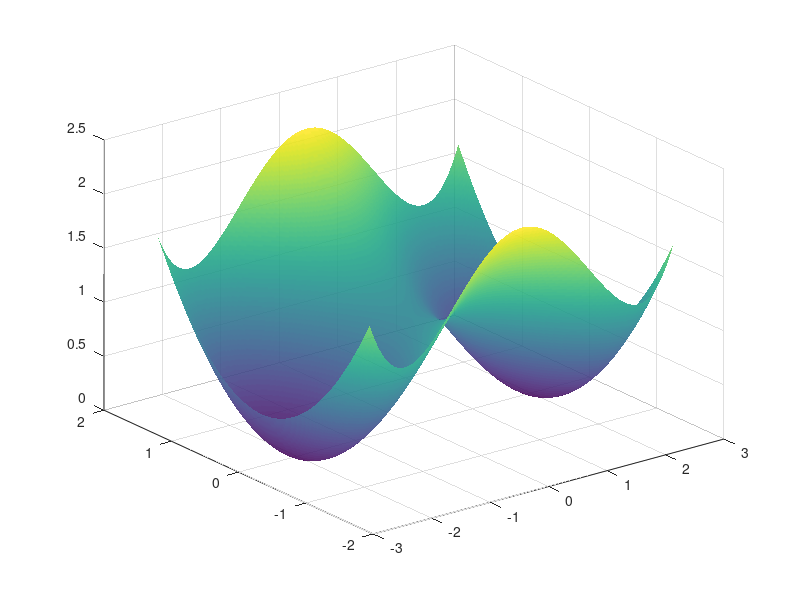

Recreate this plot in MATLAB. (Note: this script raises an error after producing the figure.)
%% 2D bistable ecosystem potential: surface and gradient-descent trajectories
%
%   Phenomenological double-well potential (cusp catastrophe normal form):
%
%       V(x, y; b) = (x² - b)² / (4b)  +  c · y²
%
%   This is the normal form of the fold/cusp catastrophe widely used in
%   ecology to model regime shifts and bistability (Zeeman 1976, May 1977,
%   Scheffer et al. 2001).  The bifurcation parameter b controls the
%   number and position of stable states:
%     b > 0  →  two stable states at x* = ±√b  (bistable)
%     b = 0  →  fold bifurcation (one degenerate equilibrium)
%     b < 0  →  one stable state at x* = 0 (monostable)
%
%   Here b = 4, c = 0.5:
%       V(x, y) = (x² - 4)² / 16  +  y² / 2
%
%   x = normalised ecosystem state (e.g. vegetation cover, fish biomass)
%   y = environmental fluctuation  (e.g. soil moisture, turbidity)
%
%   Equilibria:
%     Stable (local minima):  (±2, 0),  V = 0
%     Unstable (saddle):       ( 0, 0),  V = 1
%
%   ODE system (gradient descent on V):
%       dx/dt = -∂V/∂x =  x - x³/4   [≡ x(1 - x²/4)]
%       dy/dt = -∂V/∂y = -y
%
%   References:
%     Zeeman (1976) Catastrophe theory. Sci. Am. 234, 65-83.
%     May (1977) Thresholds and breakpoints. Nature 269, 471-477.
%     Scheffer et al. (2001) Catastrophic shifts. Nature 413, 591-596.
%
%   Saves: plots/double_well_potential.pdf

%% ── Parameters ──────────────────────────────────────────────────────────

b = 4;      % bifurcation parameter — stable states at x* = ±√b = ±2
c = 0.5;    % y-curvature coefficient

x_vec = linspace(-2.6, 2.6, 300);   % state-variable grid
y_vec = linspace(-1.6, 1.6, 300);   % environmental-variable grid

tspan = [0, 6];                      % integration window

%% ── Potential and partial derivatives (anonymous functions) ──────────────

% V(x,y) = (x²-b)²/(4b) + c·y²
V    = @(x, y)   (x.^2 - b).^2 ./ (4*b)  +  c .* y.^2;

% ∂V/∂x = x(x²-b)/b  [= x³/b - x]
dVdx = @(x, y)   x .* (x.^2 - b) ./ b;

% ∂V/∂y = 2c·y
dVdy = @(x, y)   2*c .* y;

% 2D ODE:  [dx/dt; dy/dt] = -∇V
odefun = @(t, u) [ -dVdx(u(1), u(2)); ...
                   -dVdy(u(1), u(2)) ];

%% ── ODE solver options ───────────────────────────────────────────────────

odeOpts = odeset('RelTol', 1e-8, 'AbsTol', 1e-10);

%% ── Equilibria ───────────────────────────────────────────────────────────
% Analytical: ∇V = 0  →  x(x²-b)/b = 0  AND  2c·y = 0
%   Stable   (local minima, ∂²V/∂x²>0): (±√b, 0) = (±2, 0),  V = 0
%   Unstable (saddle,       ∂²V/∂x²<0): (  0,  0),            V = 1

eq_stable   = [ sqrt(b), 0 ; -sqrt(b), 0 ];   % [x, y] rows
eq_unstable = [ 0,       0 ];

fprintf('\n── Equilibria ──────────────────────────────────────────────\n');
for k = 1 : size(eq_stable, 1)
    fprintf('  Stable   (x*, y*) = (%+.4f, %+.4f)   V = %.4f\n', ...
            eq_stable(k,1), eq_stable(k,2), ...
            V(eq_stable(k,1), eq_stable(k,2)));
end
for k = 1 : size(eq_unstable, 1)
    fprintf('  Unstable (x*, y*) = (%+.4f, %+.4f)   V = %.4f\n', ...
            eq_unstable(k,1), eq_unstable(k,2), ...
            V(eq_unstable(k,1), eq_unstable(k,2)));
end
fprintf('────────────────────────────────────────────────────────────\n\n');

%% ── Trajectories ─────────────────────────────────────────────────────────

% Basin colours (matching MSS_figs.mlx palette)
col_right = [0.5059, 0.6078, 0.4039];   % green  — right basin (x0 > 0)
col_left  = [0.7137, 0.6353, 0.4118];   % brown  — left  basin (x0 < 0)

% 14 initial conditions as explicit [x0, y0] rows.
% Symmetric layout: 6 far-field (±2.2, ±1.4) × 2 y-levels,
% plus 2 near-saddle ICs that hug the separatrix.
ICs = [ ...
   -2.2, -1.0;   -2.2,  1.0; ...   % far left,  both y
   -1.4, -1.0;   -1.4,  1.0; ...   % mid left,  both y
   -0.6, -1.0;   -0.6,  1.0; ...   % near left, both y
    0.6, -1.0;    0.6,  1.0; ...   % near right,both y
    1.4, -1.0;    1.4,  1.0; ...   % mid right, both y
    2.2, -1.0;    2.2,  1.0; ...   % far right, both y
   -0.2,  0.0;    0.2,  0.0  ...   % on y=0, near separatrix
];  % 14 rows total

traj_all = {};

for k = 1 : size(ICs, 1)
    u0      = ICs(k, :).';
    [~, uu] = ode45(odefun, tspan, u0, odeOpts);

    tr.x      = uu(:, 1);
    tr.y      = uu(:, 2);
    tr.V      = V(uu(:,1), uu(:,2));
    tr.col    = col_right * (ICs(k,1) >= 0) + col_left * (ICs(k,1) < 0);
    tr.col_dk = tr.col * 0.60;   % darkened shade for the directional arrow
    traj_all{end+1} = tr;    %#ok<AGROW>
end

%% ── Shared publication style ─────────────────────────────────────────────

FS  = 22;             % base font size (pt)
LW  = 2.0;            % trajectory line width
FN  = 'Helvetica';    % axis font

red_col = [0.85 0.07 0.07];   % stable equilibrium marker
blk_col = [0    0    0   ];   % unstable equilibrium marker
MS  = 10;                     % marker size (pt)

%% ── Figure ───────────────────────────────────────────────────────────────

fig = figure('Units', 'centimeters', 'Position', [3 3 18 13], 'Color', 'w');
ax  = axes('Parent', fig);

% ─ 3D potential surface ───────────────────────────────────────────────────
[X_grid, Y_grid] = meshgrid(x_vec, y_vec);
V_surf = V(X_grid, Y_grid);

surf(X_grid, Y_grid, V_surf, 'EdgeColor', 'none', 'FaceAlpha', 0.88);
shading interp
colormap(ax, flipud(parula));
hold on;

% ─ Trajectories with directional arrows ──────────────────────────────────
lift      = 0.04;    % z-offset for trajectory lines above surface
lift_arr  = 0.22;    % z-offset for arrows (higher so tips clear the surface)
arrow_len = 0.55;    % uniform arrow length in (x,y) data units

for k = 1 : numel(traj_all)
    tr = traj_all{k};
    n  = length(tr.x);

    % Trajectory line
    plot3(tr.x, tr.y, tr.V + lift, '-', ...
          'Color', tr.col, 'LineWidth', LW);

    % IC marker
    plot3(tr.x(1), tr.y(1), tr.V(1) + lift, 'o', ...
          'Color', tr.col, 'MarkerFaceColor', tr.col, ...
          'MarkerSize', 5, 'LineWidth', 1.0);

    % Directional arrow — placed at ~30 % along the trajectory.
    % Projected onto the (x,y) plane at a fixed z height so the tip
    % never dips into the surface regardless of trajectory slope.
    if n < 6; continue; end
    idx = max(3, round(n * 0.30));
    i0  = max(1, idx - 3);
    i1  = min(n, idx + 3);

    dx_a  = tr.x(i1) - tr.x(i0);
    dy_a  = tr.y(i1) - tr.y(i0);
    mag2d = sqrt(dx_a^2 + dy_a^2);
    if mag2d < 1e-10; continue; end

    u = dx_a / mag2d * arrow_len;   % normalised to fixed length in (x,y)
    v = dy_a / mag2d * arrow_len;
    w = 0;                          % flat: keeps tip above surface

    quiver3(tr.x(idx), tr.y(idx), tr.V(idx) + lift_arr, u, v, w, 0, ...
            'Color', tr.col_dk, 'LineWidth', LW + 0.5, 'MaxHeadSize', 0.45);
end

% ─ Equilibria on the surface ─────────────────────────────────────────────
plot3(eq_stable(:,1),   eq_stable(:,2),   ...
      V(eq_stable(:,1),   eq_stable(:,2))   + lift, 'o', ...
      'Color', red_col, 'MarkerFaceColor', red_col, ...
      'MarkerSize', MS, 'LineWidth', 1.5);

plot3(eq_unstable(:,1), eq_unstable(:,2), ...
      V(eq_unstable(:,1), eq_unstable(:,2)) + lift, 'o', ...
      'Color', blk_col, 'MarkerFaceColor', blk_col, ...
      'MarkerSize', MS, 'LineWidth', 1.5);

% ─ Axes labels ───────────────────────────────────────────────────────────
xlabel('Ecosystem state, $x$', ...
       'Interpreter', 'latex', 'FontSize', FS, 'FontName', FN);
ylabel('Environmental variable, $y$', ...
       'Interpreter', 'latex', 'FontSize', FS, 'FontName', FN);
zlabel('Potential, $V$', ...
       'Interpreter', 'latex', 'FontSize', FS, 'FontName', FN);

% ─ View and axis scaling ──────────────────────────────────────────────────
view([-40, 25]);
xlim([-2.6,  2.6]);
ylim([-1.6,  1.6]);
zlim([ 0,    2.0]);     % clip high edges; saddle at V=1, wells at V=0

% Flatten the z-axis visually so the double-well shape reads clearly
pbaspect([2.6, 1.6, 0.9]);

ax.Box       = 'on';
ax.FontSize  = FS;
ax.FontName  = FN;
ax.LineWidth = 0.8;
ax.GridAlpha = 0.2;

%% ── Save figure ──────────────────────────────────────────────────────────

if ~exist('plots', 'dir')
    mkdir('plots');
end

exportgraphics(fig, 'plots/double_well_potential.pdf', 'ContentType', 'vector');
